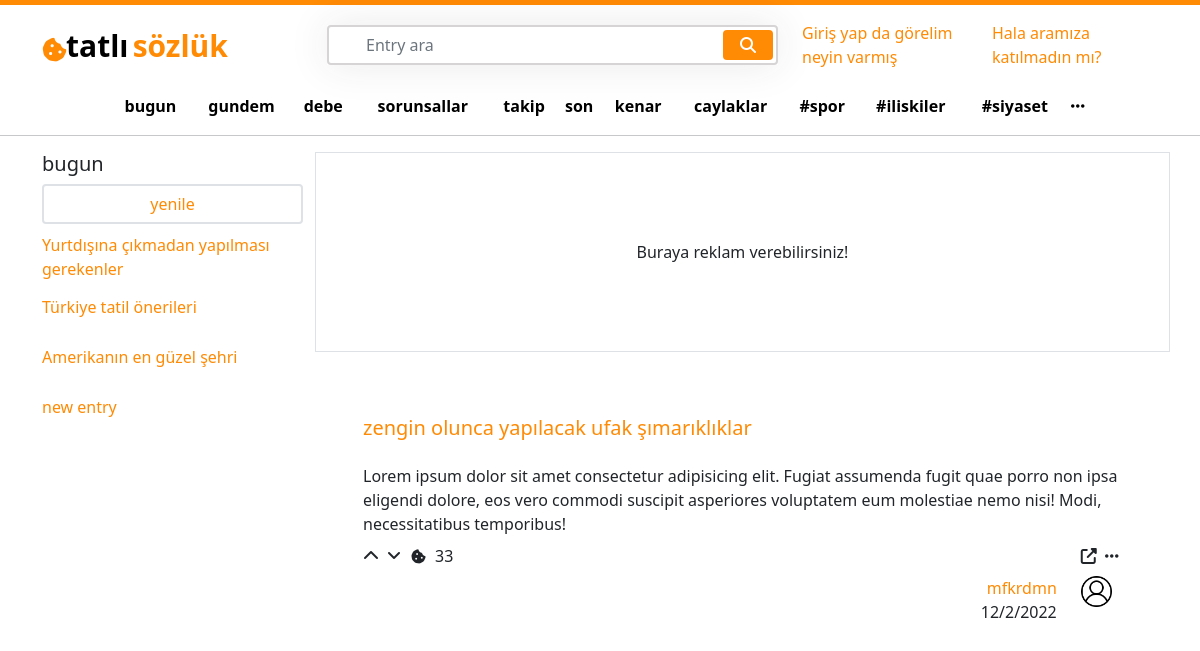
Before: / with the older database file.
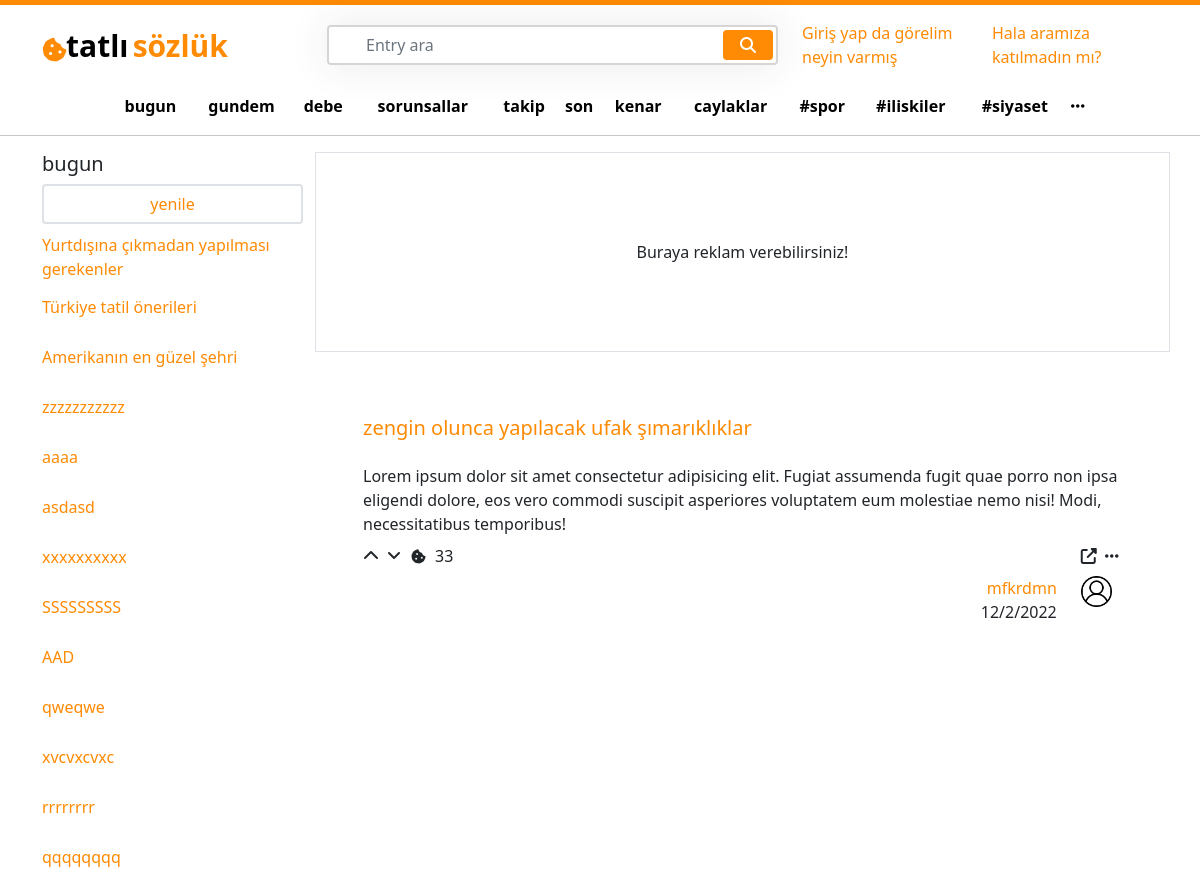
After: the same page with the newer database file.
### entry/models.py (models this page shows, shortened)
class Entry(models.Model):
    user = models.ForeignKey(User, on_delete=models.CASCADE)
    entry_slug =  models.CharField(max_length=85, blank=True, null=True)
    entry_name =  models.CharField(max_length=85, blank=True, null=True)
    created_at = models.DateTimeField(auto_now_add=True)
    updated_at = models.DateTimeField(auto_now=True)

### homepage/views.py (the view)
# urls.py: path('', views.home, name='home'),
def home(request):
    all_entries = Entry.objects.all()
    context = {
        'all_entries' : all_entries
    }
    return render(request, 'home.html', context)

### templates/home.html (shortened to what the changed rows need)
{% extends 'base.html' %}
{% load static %}
{% block content %}
    </div>
{% endblock %}

### templates/base.html (shortened to what the changed rows need)
{% load static %}
<!DOCTYPE html>
<html lang="en">
<head>
    <link href="https://cdn.jsdelivr.net/npm/bootstrap@5.1.3/dist/css/bootstrap.min.css" rel="stylesheet">
    <link rel="stylesheet" href="https://cdnjs.cloudflare.com/ajax/libs/font-awesome/6.2.1/css/all.min.css" />
    <link rel="stylesheet" href="{% static 'css/home.css' %}">
</head>
<body>
<div class="container">
    <div class="row">
        <div class="col-lg-3 main_left">
            <div class="col-lg-12 mt-2">
                <ul class='p-0 ul_left'>
                        {% for i in all_entries %}
                        <li class="li">
                            <a href="{% url 'entry_detail' i.entry_name %}">
                            {{i.entry_name}}
                            </a>
                        </li>
                        {% endfor %}
                </ul>
            </div>
        </div>
{% block content %}
{% endblock %}
</body>
</html>

Changed rows visible on the page:
removed Entry: entry_name "new entry"
added Entry: entry_name "zzzzzzzzzzz"
added Entry: entry_name "aaaa"
added Entry: entry_name "asdasd"
added Entry: entry_name "xxxxxxxxxx"
added Entry: entry_name "SSSSSSSSS"
added Entry: entry_name "AAD"
added Entry: entry_name "qweqwe"
added Entry: entry_name "xvcvxcvxc"
added Entry: entry_name "rrrrrrrr"
added Entry: entry_name "qqqqqqqq"
